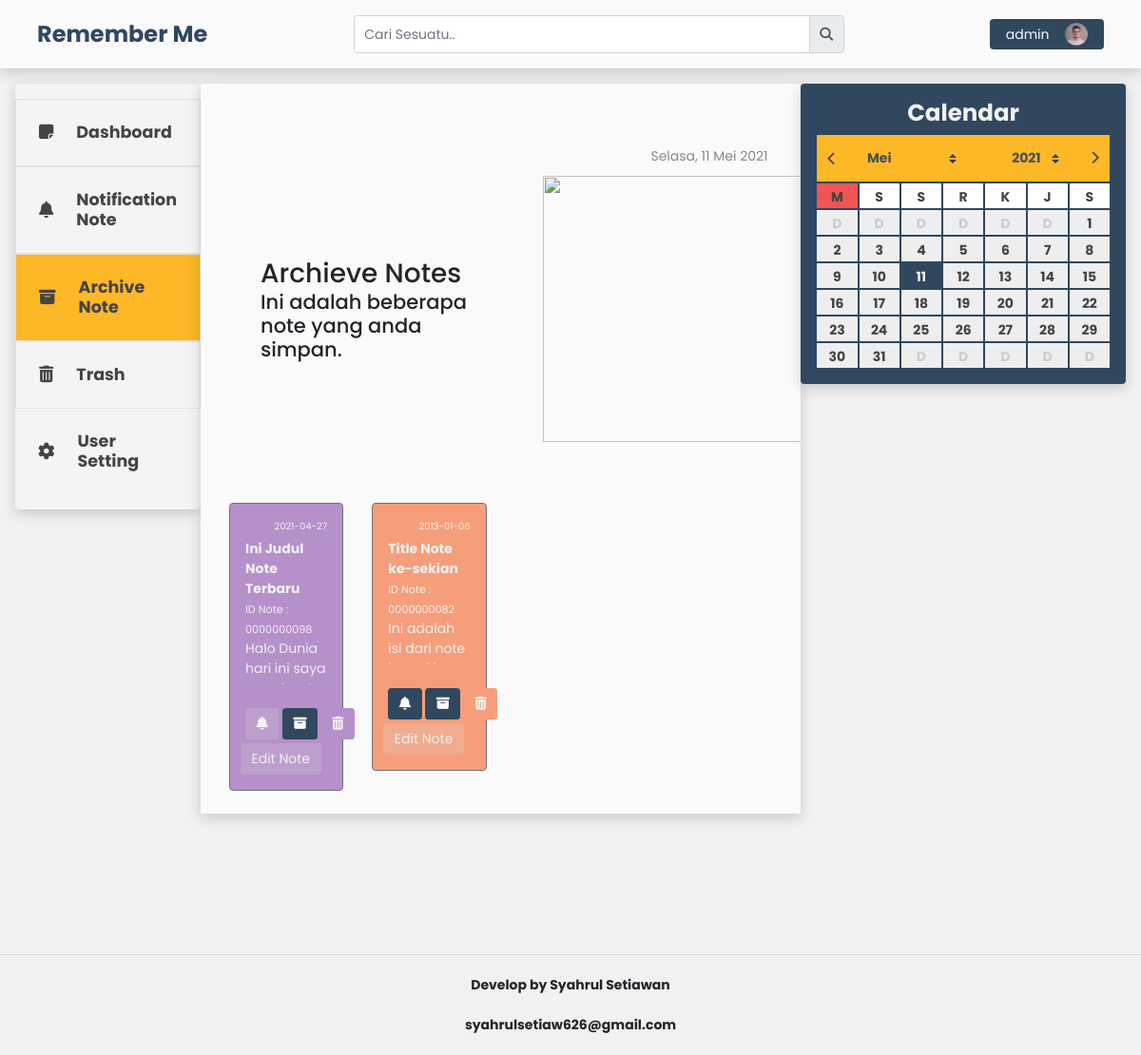
Screenshot of /public/home/archieve (signed in) with the database file from the repository.
### tables this page shows
CREATE TABLE `account` (
  `id_account` int(6) UNSIGNED NOT NULL,
  `username` varchar(30) NOT NULL,
  `fullname` varchar(50) NOT NULL,
  `email` varchar(40) DEFAULT NULL,
  `phone` varchar(30) DEFAULT NULL,
  `profile_picture` varchar(50) DEFAULT NULL,
  `reg_date` timestamp NOT NULL DEFAULT current_timestamp(),
  `password` varchar(100) DEFAULT NULL
);

CREATE TABLE `notes` (
  `id_note` int(10) UNSIGNED ZEROFILL NOT NULL,
  `title_note` varchar(50) DEFAULT NULL,
  `main_note` varchar(3000) DEFAULT NULL,
  `kode_color` varchar(30) NOT NULL,
  `date_note` date DEFAULT current_timestamp(),
  `Notification` tinyint(1) DEFAULT 0,
  `archive` tinyint(1) DEFAULT 0,
  `trash` tinyint(1) DEFAULT 0,
  `id_account` int(10) DEFAULT NULL
);

### application/core/Controller.php (called while the page is built, shortened)
<?php
class Controller
{
    public function view($view, $data = [])
    {
        require_once '../application/views/' . $view . '.php';
    }
    public function model($model)
    {
        return new $model;
    }
}

### application/controllers/home.php (called while the page is built, shortened)
<?php
class Home extends Controller
{
    public function archieve()
    {
        $dataAccount = $_SESSION['account'];
        $data['profile'] = $this->model('account_model')->getAccount($dataAccount['username']);
        $data['notes'] = $this->model('notes_model')->getAllArchieve($data['profile']['id_account']);
        $data['title'] = 'Home';
        $nameNavbar = explode(' ', $data['profile']['fullname']);
        $nameNavbar = $nameNavbar[0];
        $this->view('template/header', $data);
        $this->view('template/navbar', $nameNavbar);
        $this->view('home/archieve', $data);
        $this->view('home/footer-content');
        $this->view('template/footer');
    }
}

### application/core/App.php (called while the page is built, shortened)
<?php
class App
{
    protected $method = "index";
    protected $param = [];
    public function __construct()
    {
        $url = $this->parseURL();
        if (file_exists('../application/controllers/' . $url[0] . '.php')) {
            unset($url[0]);
        }
        $this->controller = new $this->controller;
        if (isset($url[1])) {
            if (method_exists($this->controller, $url[1])) {
                $this->method = $url[1];
            }
        }
        call_user_func_array([$this->controller, $this->method], $this->param);
    }
    public function parseURL()
    {
        if (isset($_GET['url'])) {
            $url = rtrim($_GET['url'], '/');
            $url = filter_var($url, FILTER_SANITIZE_URL);
            $url = explode('/', $url);
            return $url;
        }
    }
}

### public/index.php (called while the page is built, shortened)
<?php
$app = new App;

### application/core/Database.php (called while the page is built, shortened)
<?php
class Database
{
    private $host = DB_HOST;
    private $user = DB_USER;
    private $pass = DB_PASS;
    private $db_name = DB_NAME;
    private $dbh;
    private $stmt;
    public function __construct()
    {
        try {
            $dsn = "mysql:host=" . $this->host . "; dbname=";
            $option = [
                PDO::ATTR_PERSISTENT => true,
                PDO::ATTR_ERRMODE => PDO::ERRMODE_EXCEPTION
            ];
            $this->dbh = new PDO($dsn . $this->db_name, $this->user, $this->pass, $option);
        } catch (PDOException $error) {
            die("Kesalahan :" . $error->getMessage());
        }
    }
    public function query($query)
    {
        $this->stmt = $this->dbh->prepare($query);
    }
    public function bind($params, $value, $type = null)
    {
        if ($type == null) {
            switch (true) {
                default:
                    $type = PDO::PARAM_STR;
                    break;
            }
        }
        $this->stmt->bindValue($params, $value, $type);
    }
    public function execute()
    {
        $this->stmt->execute();
    }
    public function resultSet()
    {
        $this->execute();
        return $this->stmt->fetchAll(PDO::FETCH_ASSOC);
    }
    public function singleSet()
    {
        $this->execute();
        return $this->stmt->fetch(PDO::FETCH_ASSOC);
    }
}

### application/models/account_model.php (called while the page is built, shortened)
<?php
class account_model
{
    private $tables = 'account';
    private $db;
    public function __construct()
    {
        $this->db = new Database;
    }
    public function getAccount($username)
    {
        $query = "SELECT * FROM " . $this->tables . " WHERE username=:username";
        $this->db->query($query);
        $this->db->bind('username', $username);
        $this->db->execute();
        return $this->db->singleSet();
    }
}

### application/models/notes_model.php (called while the page is built, shortened)
<?php
class notes_model
{
    private $db;
    public function __construct()
    {
        $this->db = new Database;
    }
    public function getAllArchieve($id)
    {
        $query = "SELECT * FROM notes WHERE id_account =" . $id . " AND archive = 1 ORDER BY id_note DESC";
        $this->db->query($query);
        return $this->db->resultSet();
    }
}

### application/views/home/archieve.php (the view, shortened to what this page needs)
<section class="main">
    <div class="main-left" id="main-left">
        <div class="main-sidebar">
            <a href="<?= BASEURL ?>/home/index" class="m-0">
                <div class="row-sidebar border border-bottom" id="toggleSidebar">
                    <div class="button">
                    </div>
                    <h5>Dashboard</h5>
                </div>
            </a>
            <a href="<?= BASEURL ?>/home/notification" class="m-0">
                <div class="row-sidebar border border-bottom" id="toggleSidebar">
                    <div class="button">
                    </div>
                    <h5>Notification Note</h5>
                </div>
            </a>
            <a href="<?= BASEURL ?>/home/archieve" class="m-0">
                <div class="row-sidebar aktif border border-bottom" id="toggleSidebar">
                    <div class="button">
                    </div>
                    <h5>Archive Note</h5>
                </div>
            </a>
            <a href="<?= BASEURL ?>/home/trash" class="m-0">
                <div class="row-sidebar border border-bottom" id="toggleSidebar">
                    <div class="button">
                    </div>
                    <h5>Trash</h5>
                </div>
            </a>
            <a href="<?= BASEURL ?>/home/account" class="m-0">
                <div class="row-sidebar" id="toggleSidebar">
                    <div class="button">
                    </div>
                    <h5>User Setting</h5>
                </div>
            </a>
        </div>
    </div>
    <div class="main-center">
        <div class="main-content">
            <div class="container mt-5">
                <div class="row date-session">
                    <div class="col-9"></div>
                    <div class="col-3 date-col">
                        <div class="date"></div>
                    </div>
                </div>
                <div class="row header-section">
                    <div class="col-md-7 col-7">
                        <div class="text-content">
                            <h2>Archieve Notes</h2>
                            <h4>Ini adalah beberapa note yang anda simpan.</h4>
                        </div>
                    </div>
                    <div class="col-md-5 col-5">
                        <div class="illustrasi-content">
                            <img src="<?= BASEURL; ?>/img/undraw_collecting_fjjl.svg" alt=""><br>
                        </div>
                    </div>
                </div>
                <div class="row sectionNoteExist">
                    <?php foreach ($data['notes'] as $note) : ?>
                        <div class="col-md-3 ">
                            <div class="existNote <?= $note['kode_color']; ?> border border-secondary">
                                <p class="date-note"><?= $note['date_note']; ?></p>
                                <br>
                                <bold class="title"><?= $note['title_note']; ?></bold>
                                <small>ID Note : <?= $note['id_note']; ?></small>
                                <p style="height:48px;overflow:hidden;"><?= $note['main_note']; ?></p>
                                <br>
                                <div class="form-row align-items-center">
                                    <div class="col-auto my-1">
                                        <?php if ($note['Notification'] > 0) : ?>
                                            <div class="btn button-style">
                                                <i class="fa fa-bell" aria-hidden="true"></i>
                                            </div>
                                        <?php else : ?>
                                            <div class="btn button-exist">
                                                <i class="fa fa-bell" aria-hidden="true"></i>
                                            </div>
                                        <?php endif; ?>
                                        <a href="<?= BASEURL; ?>/home/removeFromArchive/<?= $note['id_note']; ?>">
                                            <div class="btn button-style">
                                                <i class="fa fa-archive" aria-hidden="true"></i>
                                            </div>
                                        </a>
                                        <a href="<?= BASEURL; ?>/home/moveToTrash/<?= $note['id_note']; ?>">
                                            <div class="btn button-exist <?= $note['kode_color']; ?> moveToTrash">
                                                <i class="fa fa-trash" aria-hidden="true"></i>
                                            </div>
                                        </a>
                                    </div>
                                </div>
                                <div class="form-row align-items-center">
                                    <div type="button" class="w-100" data-toggle="modal" data-target="#Modal<?= $note['id_note']; ?>">
                                        <div class="btn button-exist">
                                            Edit Note
                                        </div>
                                    </div>
                                </div>
                            </div>
                        </div>
                    <?php endforeach; ?>
                </div>
            </div>
        </div>
    </div>
    <div class="main-right">
        <div class="main-calendar">
            <h3 class="titleCalendar">Calendar</h3>
            <div class="monthYearSection">
                <i class="fa fa-chevron-left previousMonth" aria-hidden="true"></i>
                <div class="col-auto my-1">
                    <select class="custom-select month">
                        <option value="Mei">Mei</option>
                    </select>
                </div>
                <div class="col-auto my-1">
                    <select class="custom-select year">
                        <option value="2021">2021</option>
                    </select>
                </div>
                <i><i class="fa fa-chevron-right nextMonth" aria-hidden="true"></i></i>
            </div>
            <div class="nameDay">
                <div class="day">M</div>
                <div class="day">S</div>
                <div class="day">S</div>
                <div class="day">R</div>
                <div class="day">K</div>
                <div class="day">J</div>
                <div class="day">S</div>
            </div>
            <div class="boxDate">
                <div class="box" id="box-1">D</div>
                <div class="box" id="box-2">D</div>
                <div class="box" id="box-3">D</div>
                <div class="box" id="box-4">D</div>
                <div class="box" id="box-5">D</div>
                <div class="box" id="box-6">D</div>
                <div class="box" id="box-7">D</div>
                <div class="box" id="box-8">D</div>
                <div class="box" id="box-9">D</div>
                <div class="box" id="box-10">D</div>
                <div class="box" id="box-11">D</div>
                <div class="box" id="box-12">D</div>
                <div class="box" id="box-13">D</div>
                <div class="box" id="box-14">D</div>
                <div class="box" id="box-15">D</div>
                <div class="box" id="box-16">D</div>
                <div class="box" id="box-17">D</div>
                <div class="box" id="box-18">D</div>
                <div class="box" id="box-19">D</div>
                <div class="box" id="box-20">D</div>
                <div class="box" id="box-21">D</div>
                <div class="box" id="box-22">D</div>
                <div class="box" id="box-23">D</div>
                <div class="box" id="box-24">D</div>
                <div class="box" id="box-25">D</div>
                <div class="box" id="box-26">D</div>
                <div class="box" id="box-27">D</div>
                <div class="box" id="box-28">D</div>
                <div class="box" id="box-29">D</div>
                <div class="box" id="box-30">D</div>
                <div class="box" id="box-31">D</div>
                <div class="box" id="box-32">D</div>
                <div class="box" id="box-33">D</div>
                <div class="box" id="box-34">D</div>
                <div class="box" id="box-35">D</div>
                <div class="box" id="box-36">D</div>
                <div class="box" id="box-37">D</div>
                <div class="box" id="box-38">D</div>
                <div class="box" id="box-39">D</div>
                <div class="box" id="box-40">D</div>
                <div class="box" id="box-41">D</div>
                <div class="box" id="box-42">D</div>
            </div>
        </div>
    </div>
</section>

### application/views/template/header.php (shortened to what this page needs)
<!DOCTYPE html>
<html lang="en">
<head>
    <link rel="stylesheet" href="https://maxcdn.bootstrapcdn.com/bootstrap/4.0.0/css/bootstrap.min.css">
    <link rel="stylesheet" href="https://maxcdn.bootstrapcdn.com/bootstrap/4.0.0/css/bootstrap.min.css">
    <link rel="stylesheet" href="<?= BASEURL; ?>/css/main.css">
</head>
<body>

### application/views/template/navbar.php (shortened to what this page needs)
<header>
    <div class="container-fluid">
        <div class="row">
            <div class="col-12">
                <div class="nvbr">
                    <div class="nvbr-brand">
                        <h1>Remember Me</h1>
                    </div>
                    <form class="nvbr-search" action="<?= BASEURL; ?>/home/search" method="post">
                        <div class="input-group w-100">
                            <input type="text" class="form-control" name="keySearch" placeholder="Cari Sesuatu.." aria-label="Recipient's username" aria-describedby="basic-addon2">
                            <div class="input-group-append">
                                <button type="submit" class="input-group-text" id="basic-addon2"><i class="fa fa-search" aria-hidden="true"></i></button>
                            </div>
                        </div>
                    </form>
                    <div class="nvbr-akun">
                        <p><?= $data; ?></p>
                        <img src="<?= BASEURL; ?>/img/Ellipse 1.svg" width="24px" height="24px" alt="">
                    </div>
                </div>
            </div>
        </div>
    </div>
</header>

### application/views/home/footer-content.php
<footer>
    <hr>
    <p class="text-center font-weight-bold m-4 mb-1">
        Develop by Syahrul Setiawan
    </p>
    <p class="text-center font-weight-bold m-4 mt-1">syahrulsetiaw626@gmail.com</p>
</footer>

### application/views/template/footer.php (shortened to what this page needs)
</body>
</html>

### rows the page displays
account: fullname "admin"
notes: date_note "2021-04-27", title_note "Ini Judul Note Terbaru", id_note "0000000098", main_note "Halo Dunia hari ini saya…", Notification 0 (drawn)
notes: date_note "2013-01-06", title_note "Title Note ke-sekian", id_note "0000000082", main_note "Ini adalah isi dari note…", Notification 1 (drawn)
